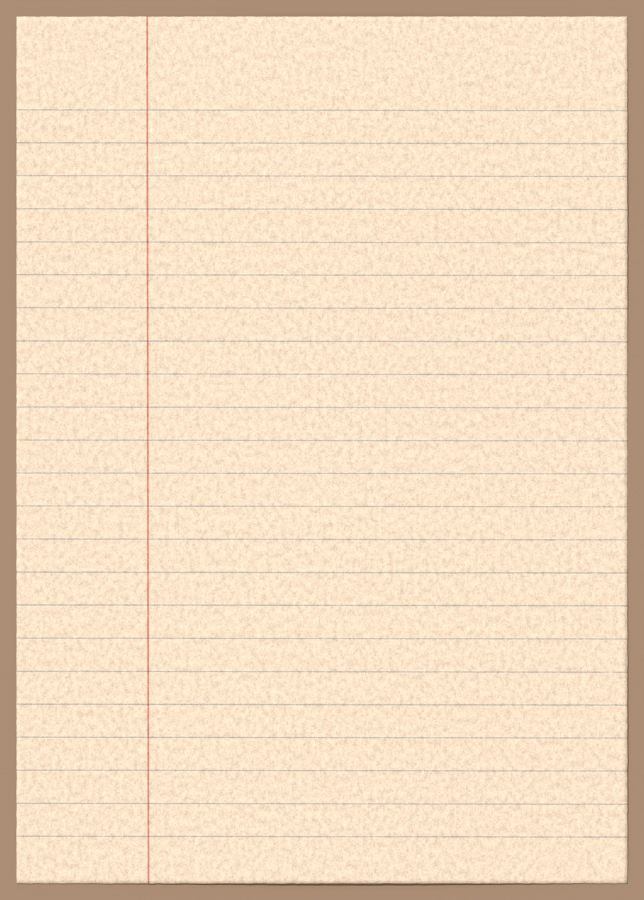
#> input picture assets/paper/lined_01.webp, 1288 x 1800 px (shown at 1/2 size)
$ python -i stock_class_selftest.py   (imports and definitions only)
#> lines starting #> are read from the running program, lines starting #| are printed output that depends on the picture
#!/usr/bin/env python3
"""Does the §5a ruler tell a known defect from a known repair, and in the right order?

    python3 tools/check/stock_class_selftest.py

`loop/WORKER_PROMPT.md` §3d: *"a ruler that scores the defect above the repair is disqualified, not
merely suspect... Every new ruler earns its place by being run against a defect that is known to be
present and a repair that is known to have landed, and printing them in the right order."* That is
what `tools/check/hf_std.py` failed -- it read the firing 17 strip, taken when the fold sheet WAS
the blank rectangle, ABOVE today's repaired sheet -- and it is why `HF_std` is struck from rank 1.
So this ruler is made to answer the same question before anything cites it.

The pair, both committed and both measured:

  defect  assets/folds/unfold_thirds/0000.png -- the flat square-cornered card five of seven
          critics named independently for two cycles running. It is a real render with printed
          rules on it and no tooth, which is what makes it a sharper test than a synthetic fill:
          a ruler fooled by procedural noise alone would pass it.
  repair  assets/paper/lined_*.webp -- the written stocks re-rendered at firing 26 with the
          `albedo_tooth` knob, whose measured day median is the 7.977 that §5a's 8.0 floor is set
          from.

Three assertions, and the first is the one that disqualifies a ruler:

  1. the repair scores strictly above the defect;
  2. the defect fails the written floor and the repair clears it, so the floor sits between them;
  3. excluding the drop shadow matters -- the same frame read with the shadow inside the window
     scores ABOVE the floor, which is the sampling accident this module's `sheet_bounds` exists
     to prevent, and a future edit that reintroduces it will trip here rather than in a capture.

And one consistency check that is not about pixels: `FOLDED_FROM` has to name the stock
`blender/folds/fold.py` actually renders the rules from, or the floor is being read off a stock
the sequence is not folded from.

Exits 0 when the ruler discriminates, 1 when it does not.
"""
import glob
import os
import re
import sys

import numpy as np
from PIL import Image

sys.path.insert(0, os.path.dirname(os.path.abspath(__file__)))
import stock_class  # noqa: E402

ROOT = os.path.dirname(os.path.dirname(os.path.dirname(os.path.abspath(__file__))))
DEFECT = os.path.join(ROOT, "assets", "folds", "unfold_thirds", "0000.png")
REPAIR_GLOB = os.path.join(ROOT, "assets", "paper", "lined_*.webp")


def shipped(path, display_width=1045):
    """The frame as the app ships it: packed to SIZES['folds'], then drawn at the card's width.

    §5a measures a fold frame "at the frame's shipped display size", and 540 -> 1045 is what
    `13_messenger_states.png` actually does to frame 0000 -- the card measures 1045 px across
    there. Reading the source render instead would measure a file the app never draws.
    """
#> called with path = '../../assets/paper/lined_01.webp', display_width = 1045
    im = Image.open(path).convert("RGBA")
    scale = 540 / max(im.size)
#> scale = 0.3
    im = im.resize((round(im.width * scale), round(im.height * scale)), Image.LANCZOS)
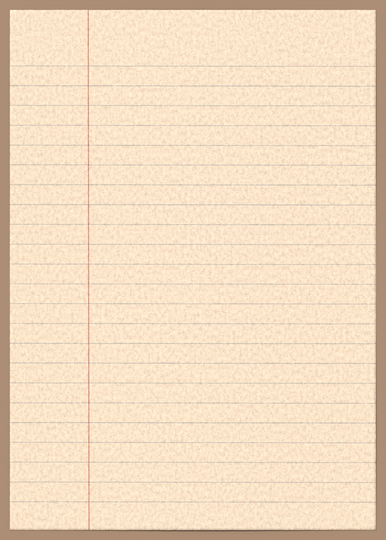
#> im: PIL image 386x540 RGBA; mean R, G, B, A 241.8, 219.4, 192.7, 255
    im = im.resize((display_width, round(im.height * display_width / im.width)), Image.BILINEAR)
#> im: PIL image 1045x1462 RGBA
    return np.asarray(im)


# [165 lines left out: functions whole_frame_reading, main, not called in this run]


# [2 lines not run here, left out]

>>> result = shipped('../../assets/paper/lined_01.webp')
